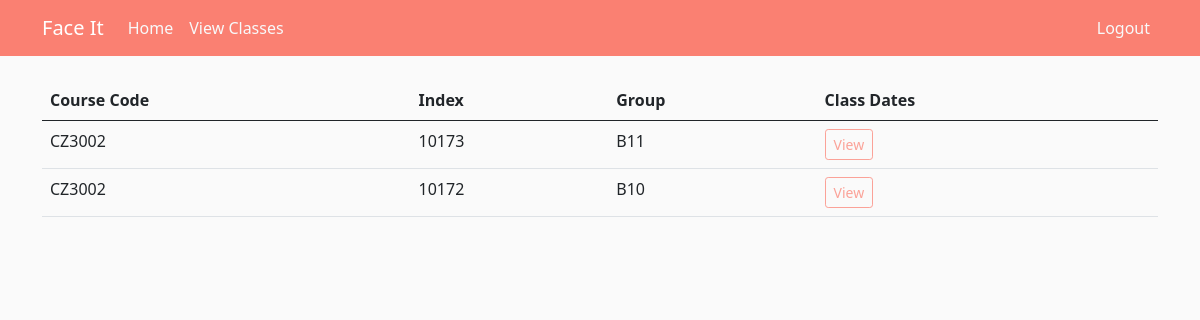
Page /view_classes (signed in) on the committed database.
### models.py (models this page shows, shortened)
class StaffInCharged(db.Model):
    id = db.Column(db.Integer, primary_key=True)
    indexId = db.Column(db.Integer, db.ForeignKey('indexes.id'), nullable=False)
    staffId = db.Column(db.Integer, db.ForeignKey('staffs.id'), nullable=False)

class Courses(db.Model):
    id = db.Column(db.Integer, primary_key=True)
    name = db.Column(db.String(50), nullable=False)
    courseCode = db.Column(db.String(10), nullable=False)
    indexes = db.relationship('Indexes', cascade='delete, delete-orphan', backref='course', lazy=True)

class Indexes(db.Model):
    id = db.Column(db.Integer, primary_key=True)
    indexId = db.Column(db.Integer, nullable=False)
    className = db.Column(db.String(5), nullable=False)
    room = db.Column(db.Integer, nullable=False)
    courseId = db.Column(db.Integer, db.ForeignKey('courses.id'), nullable=False)
    staffInCharged = db.relationship('StaffInCharged', cascade='delete, delete-orphan', backref='index', lazy=True)
    dates = db.relationship('IndexDates', cascade='delete, delete-orphan', backref='index', lazy=True)

### app.py (the view)
@app.route('/view_classes')
@login_required
def view_classes():
    if current_user.role != 'staff':
        flash('You are not authorized to perform this action', 'danger')
        return redirect(url_for('dashboard'))
    dashboard_data = get_dashboard()
    indexes_in_charged = current_user.staff[0].indexesInCharge
    return render_template('view_classes.html', classes=indexes_in_charged, dashboard_data=dashboard_data)

### app.py (called while the page is built)
def get_dashboard():
    dashboard_data = values.dashboards['admin'] if current_user.role == 'admin' else \
        values.dashboards['staff']
    return dashboard_data

### models.py (called while the page is built)
@login_manager.user_loader
def load_user(user_id):
    return Users.query.get(int(user_id))

### templates/view_classes.html
{% extends "layout.html" %}
{% block content %}
    <table class="table">
        <thead>
            <tr>
                <th scope="col">Course Code</th>
                <th scope="col">Index</th>
                <th scope="col">Group</th>
                <th scope="col">Class Dates</th>
            </tr>
        </thead>
        <tbody>
            {% for class in classes %}
            <tr>
                <td>{{ class.index.course.courseCode }}</td>
                <td>{{ class.index.indexId }}</td>
                <td>{{ class.index.className }}</td>
                <td>
                    <a type="button" href="/view_class_dates/{{ class.index.id }}" class="btn btn-outline-salmon btn-sm">View</a>
                </td>
            </tr>
            {% endfor %}
        </tbody>
    </table>
{% endblock content %}

### static/main.css (style rules this page uses)
body { background: #fafafa; color: #333333; margin-top: 5rem; }
.btn-outline-salmon { color: #fba298; border-color: #fba298; }

### rows in the picture
StaffInCharged: index.course.courseCode "CZ3002", index.indexId "10173", index.className "B11"
StaffInCharged: index.course.courseCode "CZ3002", index.indexId "10172", index.className "B10"

### other values in the picture
{{ dashboard_item.link.content }} "View Classes"
